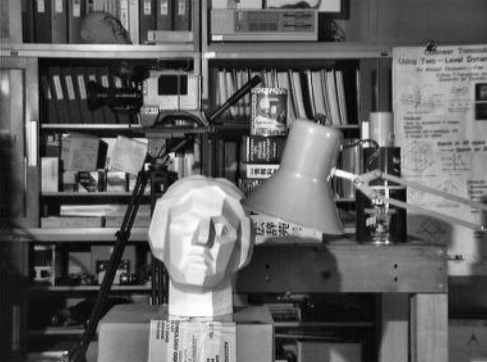
#> input picture 02-配套案例/03-机器视觉基础应用实训案例/19-美图滤镜项目实训/Resources/his_1.png, 487 x 362 px, shrunk from 1399 x 1038 before the run
$ python '01-对比度增强.py'
#> lines starting #> are read from the running program, lines starting #| are printed output that depends on the picture
'''
    对比度增强——限制对比度的自适应阈值均衡化
'''

import cv2

# '1. 初始操作'
src = cv2.imread("Resources/his_1.png", 17)
#> src is the input picture: shape (362, 487, 3); min 2, max 255, mean 99

# '2. 灰度化'
gray = cv2.cvtColor(src, cv2.COLOR_BGR2GRAY)

# 对比：全局直方图均衡化
eqHist = cv2.equalizeHist(gray)
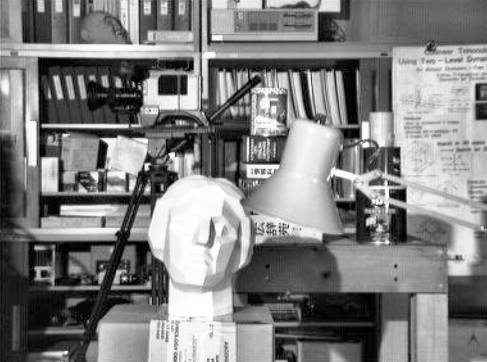
#> eqHist: shape (362, 487); min 0, max 255, mean 128.2

# '3. 创建CLAHE对象'
# 生成自适应均衡化图像方法
# 参数：clipLimit：颜色对比度的阈值，tileGridSize：进行像素均衡化的网格大小，即在多少网格下进行直方图的均衡化操作
clahe = cv2.createCLAHE(clipLimit=2.0, tileGridSize=(8, 8))

# '4. 限制对比度的自适应阈值均衡化'
dst = clahe.apply(gray)
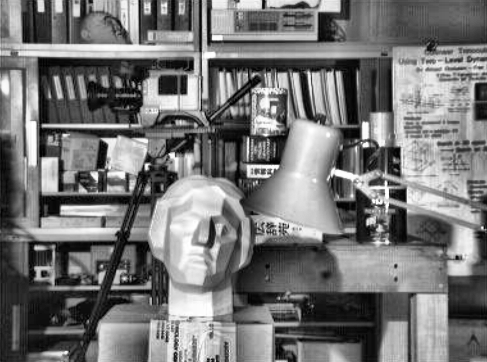
#> dst: shape (362, 487); min 0, max 255, mean 117.6

# '5. 完成显示'
cv2.imshow("Src Image", src)
cv2.imshow("eh Image", dst)
cv2.imshow("eqHist Image", eqHist)
cv2.waitKey(0)

$ run again, with 02-配套案例/03-机器视觉基础应用实训案例/19-美图滤镜项目实训/Resources/bilater.png copied over 02-配套案例/03-机器视觉基础应用实训案例/19-美图滤镜项目实训/Resources/his_1.png
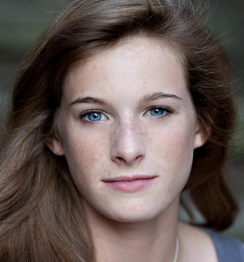
#> input picture 02-配套案例/03-机器视觉基础应用实训案例/19-美图滤镜项目实训/Resources/bilater.png, 244 x 262 px
#> src is the input picture: shape (262, 244, 3); mean B, G, R 84.8, 88.9, 102.6
#> `eqHist = cv2.equalizeHist(gray)`:
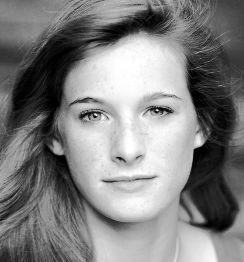
#> eqHist: shape (262, 244); min 0, max 255, mean 128
#> `dst = clahe.apply(gray)`:
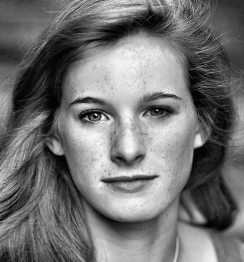
#> dst: shape (262, 244); min 1, max 249, mean 114.4

$ run again, with 02-配套案例/03-机器视觉基础应用实训案例/19-美图滤镜项目实训/Resources/img2.jpg saved as 02-配套案例/03-机器视觉基础应用实训案例/19-美图滤镜项目实训/Resources/his_1.png
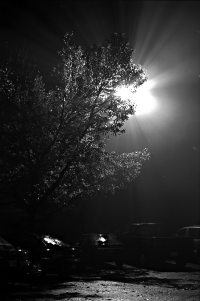
#> input picture 02-配套案例/03-机器视觉基础应用实训案例/19-美图滤镜项目实训/Resources/img2.jpg, 200 x 301 px
#> src is the input picture: shape (301, 200, 3); min 0, max 255, mean 43.7
#> `eqHist = cv2.equalizeHist(gray)`:
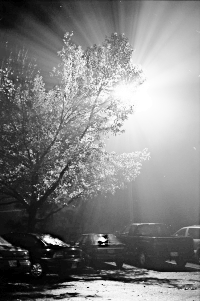
#> eqHist: shape (301, 200); min 0, max 255, mean 127.8
#> `dst = clahe.apply(gray)`:
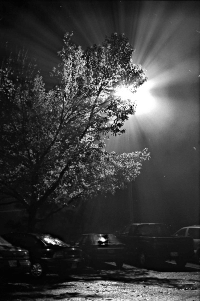
#> dst: shape (301, 200); min 1, max 255, mean 60.5
